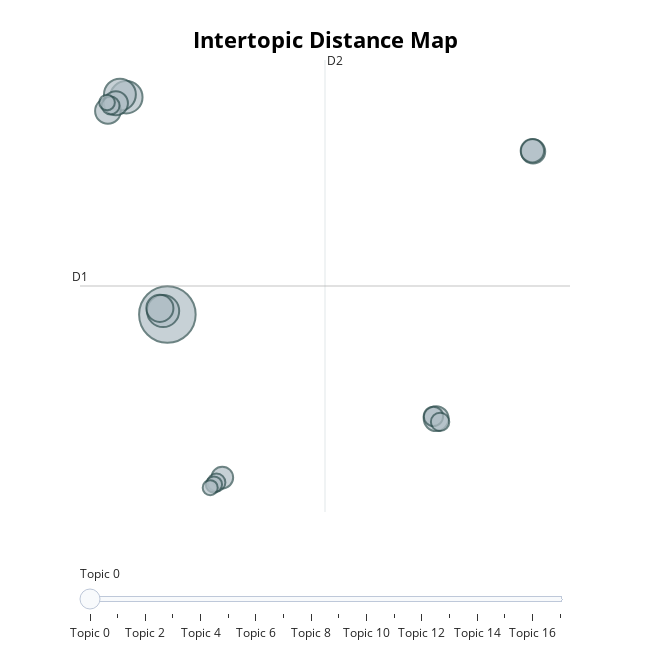

Notebook cell for this chart:
### Code cell
model.visualize_topics()

### Figure 1 — Plotly figure (JSON) as saved in the notebook; plotly's stock layout.template omitted (floating-point values rounded to 4 significant figures)
{"data": [{"customdata": [[0, "vocabulary | cls | sep | of | comprehension", 170], [1, "intercultural | telecollaboration | competence | cultural | and", 56], [2, "writing | feedback | efl | apos | automated", 55], [3, "online | virtual | learning | in | cls", 54], [4, "writing | collaborative | l2 | mediated | computer", 39], [5, "game | digital | games | gaming | communicate", 35], [6, "mobile | learning | smartphones | language | assisted", 33], [7, "pronunciation | training | speech | recognition | feedback", 31], [8, "language | learning | assisted | computer | technologies", 31], [9, "call | the | of | research | teacher", 29], [10, "multimodal | videoconferencing | video | interactions | multimodality", 25], [11, "technology | technological | teachers | pedagogical | knowledge", 20], [12, "storytelling | digital | story | writing | narrative", 18], [13, "oral | proficiency | communication | mediated | computer", 17], [14, "flipped | classroom | classrooms | hybrid | efl", 17], [15, "chat | text | child | chatbot | l2", 14], [16, "blended | learning | inquiry | for | building", 13], [17, "3d | virtual | reality | worlds | augmented", 12]], "hovertemplate": "<b>Topic %{customdata[0]}</b><br>%{customdata[1]}<br>Size: %{customdata[2]}", "legendgroup": "", "marker": {"color": "#B0BEC5", "line": {"color": "DarkSlateGrey", "width": 2}, "size": [170, 56, 55, 54, 39, 35, 33, 31, 31, 29, 25, 20, 18, 17, 17, 14, 13, 12], "sizemode": "area", "sizeref": 0.1062, "symbol": "circle"}, "mode": "markers", "name": "", "orientation": "v", "showlegend": false, "type": "scatter", "x": [-7.042, -9.452, -7.293, -9.826, -7.482, -10.53, 8.729, -10.07, 14.42, 14.38, -3.819, 8.57, 8.96, -4.163, -10.37, -4.31, -10.58, -4.529], "xaxis": "x", "y": [0.7531, 16.1, 1.003, 16.28, 1.193, 15.13, -6.592, 15.67, 12.27, 12.32, -10.76, -6.433, -6.823, -11.1, 15.51, -11.25, 15.72, -11.47], "yaxis": "y"}], "layout": {"annotations": [{"showarrow": false, "text": "D1", "x": -12.17, "y": 2.769, "yshift": 10}, {"showarrow": false, "text": "D2", "x": 2.207, "xshift": 10, "y": 18.72}], "height": 650, "hoverlabel": {"bgcolor": "white", "font": {"family": "Rockwell", "size": 16}}, "legend": {"itemsizing": "constant", "tracegroupgap": 0}, "margin": {"t": 60}, "shapes": [{"line": {"color": "#CFD8DC", "width": 2}, "type": "line", "x0": 2.207, "x1": 2.207, "y0": -13.18, "y1": 18.72}, {"line": {"color": "#9E9E9E", "width": 2}, "type": "line", "x0": -12.17, "x1": 16.58, "y0": 2.769, "y1": 2.769}], "sliders": [{"active": 0, "pad": {"t": 50}, "steps": [{"args": [{"marker.color": [["red", "#B0BEC5", "#B0BEC5", "#B0BEC5", "#B0BEC5", "#B0BEC5", "#B0BEC5", "#B0BEC5", "#B0BEC5", "#B0BEC5", "#B0BEC5", "#B0BEC5", "#B0BEC5", "#B0BEC5", "#B0BEC5", "#B0BEC5", "#B0BEC5", "#B0BEC5"]]}], "label": "Topic 0", "method": "update"}, {"args": [{"marker.color": [["#B0BEC5", "red", "#B0BEC5", "#B0BEC5", "#B0BEC5", "#B0BEC5", "#B0BEC5", "#B0BEC5", "#B0BEC5", "#B0BEC5", "#B0BEC5", "#B0BEC5", "#B0BEC5", "#B0BEC5", "#B0BEC5", "#B0BEC5", "#B0BEC5", "#B0BEC5"]]}], "label": "Topic 1", "method": "update"}, {"args": [{"marker.color": [["#B0BEC5", "#B0BEC5", "red", "#B0BEC5", "#B0BEC5", "#B0BEC5", "#B0BEC5", "#B0BEC5", "#B0BEC5", "#B0BEC5", "#B0BEC5", "#B0BEC5", "#B0BEC5", "#B0BEC5", "#B0BEC5", "#B0BEC5", "#B0BEC5", "#B0BEC5"]]}], "label": "Topic 2", "method": "update"}, {"args": [{"marker.color": [["#B0BEC5", "#B0BEC5", "#B0BEC5", "red", "#B0BEC5", "#B0BEC5", "#B0BEC5", "#B0BEC5", "#B0BEC5", "#B0BEC5", "#B0BEC5", "#B0BEC5", "#B0BEC5", "#B0BEC5", "#B0BEC5", "#B0BEC5", "#B0BEC5", "#B0BEC5"]]}], "label": "Topic 3", "method": "update"}, {"args": [{"marker.color": [["#B0BEC5", "#B0BEC5", "#B0BEC5", "#B0BEC5", "red", "#B0BEC5", "#B0BEC5", "#B0BEC5", "#B0BEC5", "#B0BEC5", "#B0BEC5", "#B0BEC5", "#B0BEC5", "#B0BEC5", "#B0BEC5", "#B0BEC5", "#B0BEC5", "#B0BEC5"]]}], "label": "Topic 4", "method": "update"}, {"args": [{"marker.color": [["#B0BEC5", "#B0BEC5", "#B0BEC5", "#B0BEC5", "#B0BEC5", "red", "#B0BEC5", "#B0BEC5", "#B0BEC5", "#B0BEC5", "#B0BEC5", "#B0BEC5", "#B0BEC5", "#B0BEC5", "#B0BEC5", "#B0BEC5", "#B0BEC5", "#B0BEC5"]]}], "label": "Topic 5", "method": "update"}, {"args": [{"marker.color": [["#B0BEC5", "#B0BEC5", "#B0BEC5", "#B0BEC5", "#B0BEC5", "#B0BEC5", "red", "#B0BEC5", "#B0BEC5", "#B0BEC5", "#B0BEC5", "#B0BEC5", "#B0BEC5", "#B0BEC5", "#B0BEC5", "#B0BEC5", "#B0BEC5", "#B0BEC5"]]}], "label": "Topic 6", "method": "update"}, {"args": [{"marker.color": [["#B0BEC5", "#B0BEC5", "#B0BEC5", "#B0BEC5", "#B0BEC5", "#B0BEC5", "#B0BEC5", "red", "#B0BEC5", "#B0BEC5", "#B0BEC5", "#B0BEC5", "#B0BEC5", "#B0BEC5", "#B0BEC5", "#B0BEC5", "#B0BEC5", "#B0BEC5"]]}], "label": "Topic 7", "method": "update"}, {"args": [{"marker.color": [["#B0BEC5", "#B0BEC5", "#B0BEC5", "#B0BEC5", "#B0BEC5", "#B0BEC5", "#B0BEC5", "#B0BEC5", "red", "#B0BEC5", "#B0BEC5", "#B0BEC5", "#B0BEC5", "#B0BEC5", "#B0BEC5", "#B0BEC5", "#B0BEC5", "#B0BEC5"]]}], "label": "Topic 8", "method": "update"}, {"args": [{"marker.color": [["#B0BEC5", "#B0BEC5", "#B0BEC5", "#B0BEC5", "#B0BEC5", "#B0BEC5", "#B0BEC5", "#B0BEC5", "#B0BEC5", "red", "#B0BEC5", "#B0BEC5", "#B0BEC5", "#B0BEC5", "#B0BEC5", "#B0BEC5", "#B0BEC5", "#B0BEC5"]]}], "label": "Topic 9", "method": "update"}, {"args": [{"marker.color": [["#B0BEC5", "#B0BEC5", "#B0BEC5", "#B0BEC5", "#B0BEC5", "#B0BEC5", "#B0BEC5", "#B0BEC5", "#B0BEC5", "#B0BEC5", "red", "#B0BEC5", "#B0BEC5", "#B0BEC5", "#B0BEC5", "#B0BEC5", "#B0BEC5", "#B0BEC5"]]}], "label": "Topic 10", "method": "update"}, {"args": [{"marker.color": [["#B0BEC5", "#B0BEC5", "#B0BEC5", "#B0BEC5", "#B0BEC5", "#B0BEC5", "#B0BEC5", "#B0BEC5", "#B0BEC5", "#B0BEC5", "#B0BEC5", "red", "#B0BEC5", "#B0BEC5", "#B0BEC5", "#B0BEC5", "#B0BEC5", "#B0BEC5"]]}], "label": "Topic 11", "method": "update"}, {"args": [{"marker.color": [["#B0BEC5", "#B0BEC5", "#B0BEC5", "#B0BEC5", "#B0BEC5", "#B0BEC5", "#B0BEC5", "#B0BEC5", "#B0BEC5", "#B0BEC5", "#B0BEC5", "#B0BEC5", "red", "#B0BEC5", "#B0BEC5", "#B0BEC5", "#B0BEC5", "#B0BEC5"]]}], "label": "Topic 12", "method": "update"}, {"args": [{"marker.color": [["#B0BEC5", "#B0BEC5", "#B0BEC5", "#B0BEC5", "#B0BEC5", "#B0BEC5", "#B0BEC5", "#B0BEC5", "#B0BEC5", "#B0BEC5", "#B0BEC5", "#B0BEC5", "#B0BEC5", "red", "#B0BEC5", "#B0BEC5", "#B0BEC5", "#B0BEC5"]]}], "label": "Topic 13", "method": "update"}, {"args": [{"marker.color": [["#B0BEC5", "#B0BEC5", "#B0BEC5", "#B0BEC5", "#B0BEC5", "#B0BEC5", "#B0BEC5", "#B0BEC5", "#B0BEC5", "#B0BEC5", "#B0BEC5", "#B0BEC5", "#B0BEC5", "#B0BEC5", "red", "#B0BEC5", "#B0BEC5", "#B0BEC5"]]}], "label": "Topic 14", "method": "update"}, {"args": [{"marker.color": [["#B0BEC5", "#B0BEC5", "#B0BEC5", "#B0BEC5", "#B0BEC5", "#B0BEC5", "#B0BEC5", "#B0BEC5", "#B0BEC5", "#B0BEC5", "#B0BEC5", "#B0BEC5", "#B0BEC5", "#B0BEC5", "#B0BEC5", "red", "#B0BEC5", "#B0BEC5"]]}], "label": "Topic 15", "method": "update"}, {"args": [{"marker.color": [["#B0BEC5", "#B0BEC5", "#B0BEC5", "#B0BEC5", "#B0BEC5", "#B0BEC5", "#B0BEC5", "#B0BEC5", "#B0BEC5", "#B0BEC5", "#B0BEC5", "#B0BEC5", "#B0BEC5", "#B0BEC5", "#B0BEC5", "#B0BEC5", "red", "#B0BEC5"]]}], "label": "Topic 16", "method": "update"}, {"args": [{"marker.color": [["#B0BEC5", "#B0BEC5", "#B0BEC5", "#B0BEC5", "#B0BEC5", "#B0BEC5", "#B0BEC5", "#B0BEC5", "#B0BEC5", "#B0BEC5", "#B0BEC5", "#B0BEC5", "#B0BEC5", "#B0BEC5", "#B0BEC5", "#B0BEC5", "#B0BEC5", "red"]]}], "label": "Topic 17", "method": "update"}]}], "title": {"font": {"color": "Black", "size": 22}, "text": "<b>Intertopic Distance Map</b>", "x": 0.5, "xanchor": "center", "y": 0.95, "yanchor": "top"}, "width": 650, "xaxis": {"anchor": "y", "domain": [0, 1], "range": [-12.17, 16.58], "title": {"text": ""}, "visible": false}, "yaxis": {"anchor": "x", "domain": [0, 1], "range": [-13.18, 18.72], "title": {"text": ""}, "visible": false}}}
